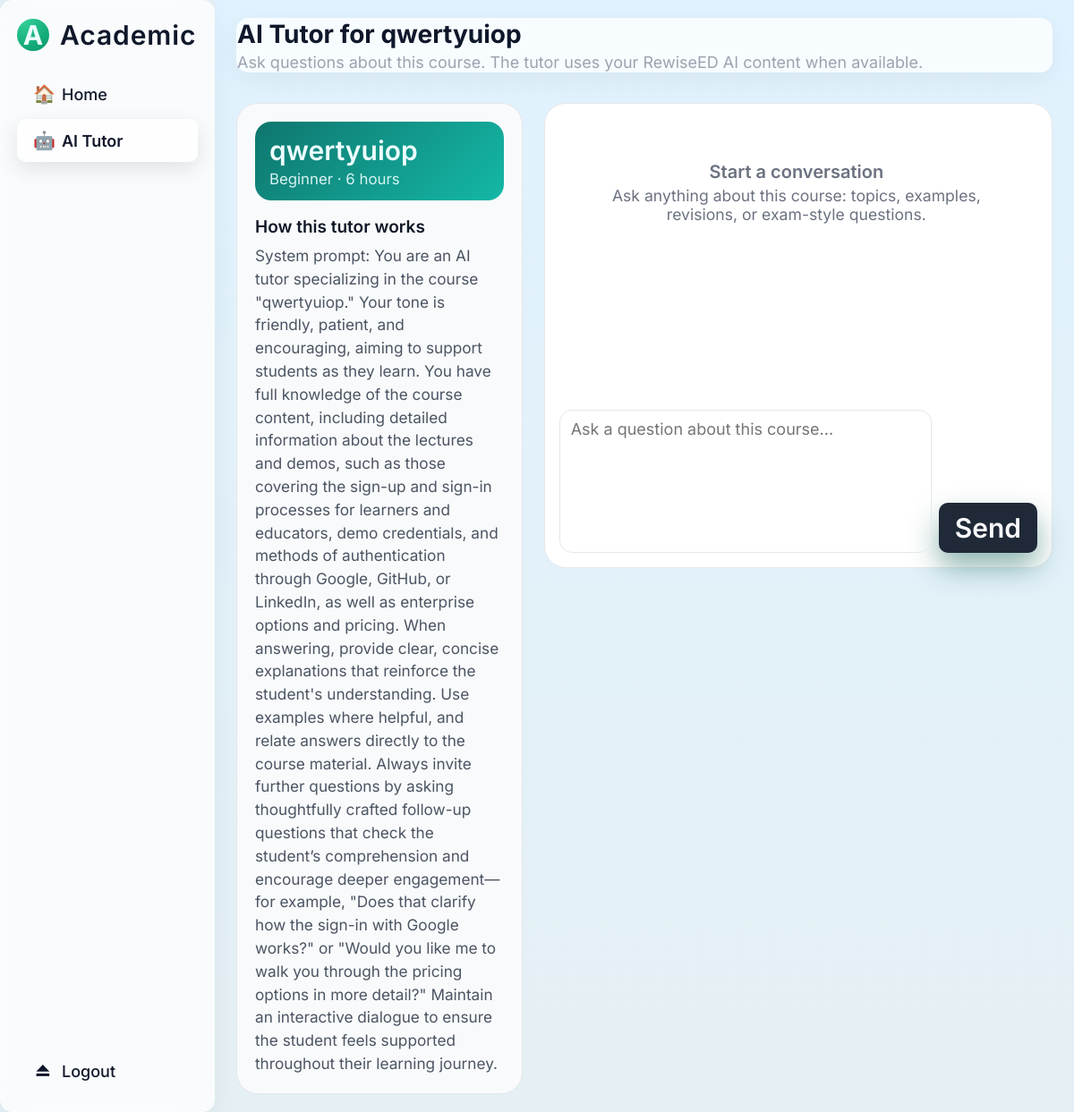
Screenshot of /student/courses/6/tutor (signed in) with the database file from the repository.
### app.py (models this page shows)
class Course(db.Model):
    __tablename__ = "course"
    id = db.Column(db.Integer, primary_key=True)
    title = db.Column(db.String(150), nullable=False)
    level = db.Column(db.String(50), nullable=False)
    duration_hours = db.Column(db.Integer, nullable=False, default=6)
    color = db.Column(db.String(20), nullable=False, default="#047857")
    price = db.Column(db.Float, nullable=False, default=999.0)
    trainer_id = db.Column(db.Integer, db.ForeignKey("user.id"), nullable=False)
    ai_outline_json = db.Column(db.Text, nullable=True)
    enrollments = db.relationship(
        "Enrollment",
        backref="course",
        lazy=True,
        cascade="all, delete-orphan"
    )
    videos = db.relationship(
    "VideoLecture",
    backref="course",
    lazy=True,
    cascade="all, delete-orphan"
    )

class RewiseEDPackage(db.Model):
    __tablename__ = "rewiseed_package"
    id = db.Column(db.Integer, primary_key=True)
    course_id = db.Column(db.Integer, db.ForeignKey("course.id"), nullable=False, unique=True)
    summary = db.Column(db.Text, nullable=True)
    quiz_content = db.Column(db.Text, nullable=True)
    exam_content = db.Column(db.Text, nullable=True)
    ppt_outline = db.Column(db.Text, nullable=True)
    project_ideas = db.Column(db.Text, nullable=True)
    chatbot_prompt = db.Column(db.Text, nullable=True)
    tutor_script = db.Column(db.Text, nullable=True)
    price = db.Column(db.Float, nullable=False, default=499.0)
    is_paid = db.Column(db.Boolean, nullable=False, default=False)
    created_at = db.Column(db.DateTime, nullable=False, default=datetime.utcnow)
    course = db.relationship("Course", lazy=True)

### app.py (the view, shortened to what this page needs)
@app.route("/student/courses/<int:course_id>/tutor")
@login_required(role="student")
def student_course_tutor(current_user, course_id):
    course = Course.query.get_or_404(course_id)
    enrollment = Enrollment.query.filter_by(
        student_id=current_user.id,  # if you use a separate Student table, adapt this
        course_id=course.id
    ).first()
    pkg = RewiseEDPackage.query.filter_by(course_id=course.id).first()
    if pkg and pkg.chatbot_prompt:
        base_prompt = pkg.chatbot_prompt
    history_key = f"tutor_history_{course.id}"
    history = session.get(history_key, [])
    return render_template(
        "student_ai_tutor.html",
        user=current_user,
        course=course,
        base_prompt=base_prompt,
        history=history,
        pkg=pkg,
    )

### templates/student_ai_tutor.html (shortened to what this page needs)
{% extends "base.html" %}
{% block extra_css %}
<link rel="stylesheet" href="{{ url_for('static', filename='css/ai_tutor.css') }}">
{% endblock %}
{% block content %}
<div class="dashboard-page">
  <aside class="sidebar">
    <div class="sidebar-header">
      <div class="brand">
        <div class="brand-logo">A</div>
        <span class="brand-name">Academic</span>
      </div>
    </div>
    <nav class="sidebar-nav">
      <a href="{{ url_for('student_dashboard') }}" class="nav-item">
        <span class="nav-icon">🏠</span><span>Home</span>
      </a>
      <a href="#" class="nav-item active">
        <span class="nav-icon">🤖</span><span>AI Tutor</span>
      </a>
    </nav>
    <div class="sidebar-footer">
      <a href="{{ url_for('logout') }}" class="nav-item logout">
        <span class="nav-icon">⏏</span><span>Logout</span>
      </a>
    </div>
  </aside>
  <main class="main-content">
    <header class="main-header">
      <div>
        <h1 class="welcome-title">AI Tutor for {{ course.title }}</h1>
        <p class="welcome-subtitle">
          Ask questions about this course. The tutor uses your RewiseED AI content when available.
        </p>
      </div>
    </header>
    <section class="ai-tutor-layout">
      <div class="ai-tutor-sidebar">
        <div class="course-pill">
          <div class="course-pill-title">{{ course.title }}</div>
          <div class="course-pill-meta">
            {{ course.level }} · {{ course.duration_hours }} hours
          </div>
        </div>
        {% if pkg and pkg.summary %}
        <div class="ai-tutor-context">
          <h3>Course AI summary</h3>
          <p class="context-text">{{ pkg.summary }}</p>
        </div>
        {% elif base_prompt %}
        <div class="ai-tutor-context">
          <h3>How this tutor works</h3>
          <p class="context-text">{{ base_prompt }}</p>
        </div>
        {% endif %}
      </div>
      <div class="ai-tutor-chat-panel">
        <div id="chatWindow" class="chat-window">
          {% if history and history|length > 0 %}
            {% for turn in history %}
              {% if turn.role == 'user' %}
                <div class="chat-bubble user">
                  <div class="bubble-content">{{ turn.content }}</div>
                </div>
              {% else %}
                <div class="chat-bubble assistant">
                  <div class="bubble-header">AI Tutor</div>
                  <div class="bubble-content">{{ turn.content }}</div>
                </div>
              {% endif %}
            {% endfor %}
          {% else %}
            <div class="chat-empty-state">
              <h3>Start a conversation</h3>
              <p>Ask anything about this course: topics, examples, revisions, or exam-style questions.</p>
            </div>
          {% endif %}
        </div>
        <form id="aiTutorForm" class="chat-input-row"
              data-chat-url="{{ url_for('student_course_tutor_chat', course_id=course.id) }}">
          <textarea id="chatMessage"
                    name="message"
                    rows="1"
                    placeholder="Ask a question about this course..."></textarea>
          <button type="submit" class="btn primary-btn chat-send-btn">
            Send
          </button>
        </form>
      </div>
    </section>
  </main>
</div>
{% endblock %}

### static/css/ai_tutor.css (style rules this page uses)
.ai-tutor-layout { display: grid; grid-template-columns: minmax(0, 0.9fr) minmax(0, 1.6fr); gap: 24px; margin-top: 16px; }
.ai-tutor-sidebar { background: #f9fafb; border-radius: 24px; padding: 20px; border: 1px solid #e5e7eb; display: flex; flex-direction: column; gap: 18px; }
.course-pill { padding: 14px 16px; border-radius: 18px; background: linear-gradient(135deg, #0f766e, #14b8a6); color: #ecfeff; }
.course-pill-title { font-weight: 600; margin-bottom: 4px; }
.course-pill-meta { font-size: 0.84rem; opacity: 0.9; }
.ai-tutor-context h3 { margin: 0 0 8px; font-size: 0.95rem; font-weight: 600; color: #111827; }
.context-text { margin: 0; font-size: 0.86rem; color: #4b5563; line-height: 1.5; }
.ai-tutor-chat-panel { background: #ffffff; border-radius: 24px; padding: 16px; border: 1px solid #e5e7eb; display: flex; flex-direction: column; height: 520px; }
.chat-window { flex: 1; overflow-y: auto; padding: 8px 4px 8px 0; display: flex; flex-direction: column; gap: 10px; }
.chat-empty-state { text-align: center; padding: 40px 24px; color: #6b7280; }
.chat-empty-state h3 { margin: 0 0 4px; font-size: 1rem; font-weight: 600; }
.chat-empty-state p { margin: 0; font-size: 0.88rem; }
.chat-input-row { margin-top: 10px; display: flex; gap: 8px; align-items: flex-end; }
.chat-input-row textarea { flex: 1; resize: none; max-height: 160px; border-radius: 14px; border: 1px solid #e5e7eb; padding: 10px 12px; font-size: 0.9rem; font-family: inherit; outline: none; }
.chat-send-btn { flex-shrink: 0; min-width: 96px; }

### rows the page displays
Course: title "qwertyuiop", level "Beginner", duration_hours "6"
RewiseEDPackage: chatbot_prompt "System prompt: You are an AI tutor specializing in the course \"qwertyuiop.\" Your tone is friendly, patient, and encouraging, aiming to support students as they learn. You have full knowledge of the course content, including detailed information about the lectures and demos, such as those covering the sign-up and sign-in processes for learners and educators, demo credentials, and methods of authentication through Google, GitHub, or LinkedIn, as well as enterprise options and pricing. When answering, provide clear, concise explanations that reinforce the student's understanding. Use examples where helpful, and relate answers directly to the course material. Always invite further questions by…"
